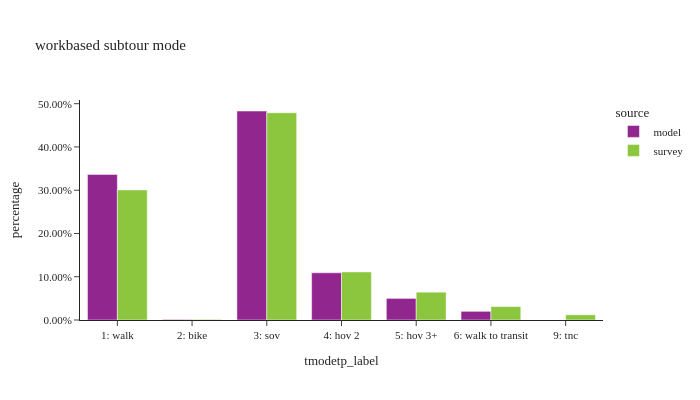

The code cell stored with this chart in its notebook:
### Code cell
df_plot = (
    wk_base_subtour.group_by(['source', 'tmodetp_label'])
    .agg([
        pl.col('toexpfac').sum().alias('toexpfac'),
        pl.col('toexpfac').count().alias('sample count')
    ])
    .with_columns((pl.col('toexpfac') / pl.col('toexpfac').sum().over(['source'])).alias('percentage'))
)

fig = px.bar(df_plot.sort(['source']).to_pandas(), x="tmodetp_label", y="percentage", color="source",
             barmode="group", hover_data=['sample count'], title="workbased subtour mode")
fig.update_layout(height=400, width=700, font=dict(size=11),
                  xaxis=dict(dtick=1, categoryorder='category ascending'),
                  yaxis=dict(tickformat=".2%"))
fig.show()

### Figure 1 — Plotly figure (JSON) as saved in the notebook; plotly's stock layout.template omitted (floating-point values rounded to 4 significant figures)
{"data": [{"alignmentgroup": "True", "customdata": [[16806], [188], [74415], [2], [51837], [9], [3087], [7692]], "hovertemplate": "source=model<br>tmodetp_label=%{x}<br>percentage=%{y}<br>sample count=%{customdata[0]}<extra></extra>", "legendgroup": "model", "marker": {"color": "#91268F", "pattern": {"shape": ""}}, "name": "model", "offsetgroup": "model", "orientation": "v", "showlegend": true, "textposition": "auto", "type": "bar", "x": ["4: hov 2", "2: bike", "3: sov", "9: tnc", "1: walk", null, "6: walk to transit", "5: hov 3+"], "xaxis": "x", "y": [0.1091, 0.00122, 0.4831, 1.298e-05, 0.3365, 5.843e-05, 0.02004, 0.04994], "yaxis": "y"}, {"alignmentgroup": "True", "customdata": [[2], [81], [8], [4], [69], [1], [13]], "hovertemplate": "source=survey<br>tmodetp_label=%{x}<br>percentage=%{y}<br>sample count=%{customdata[0]}<extra></extra>", "legendgroup": "survey", "marker": {"color": "#8CC63E", "pattern": {"shape": ""}}, "name": "survey", "offsetgroup": "survey", "orientation": "v", "showlegend": true, "textposition": "auto", "type": "bar", "x": ["6: walk to transit", "1: walk", "4: hov 2", "2: bike", "3: sov", "9: tnc", "5: hov 3+"], "xaxis": "x", "y": [0.03111, 0.3008, 0.1112, 0.001449, 0.4791, 0.01205, 0.06433], "yaxis": "y"}], "layout": {"barmode": "group", "font": {"size": 11}, "height": 400, "legend": {"title": {"text": "source"}, "tracegroupgap": 0}, "title": {"text": "workbased subtour mode"}, "width": 700, "xaxis": {"anchor": "y", "categoryorder": "category ascending", "domain": [0.0, 1.0], "dtick": 1, "title": {"text": "tmodetp_label"}}, "yaxis": {"anchor": "x", "domain": [0.0, 1.0], "tickformat": ".2%", "title": {"text": "percentage"}}}}
